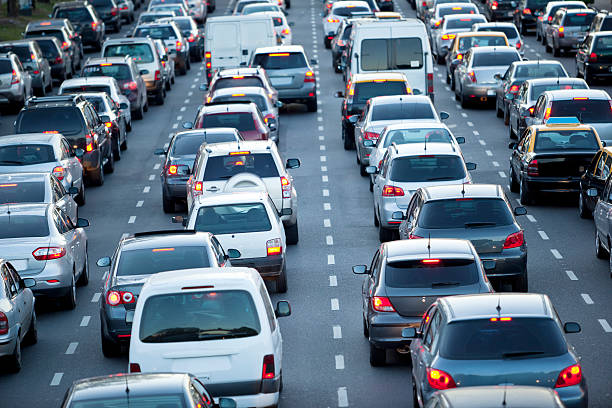
#> input picture Open CV/resources/cars.jpg, 612 x 408 px, found by its file name
$ python masking_cv.py
#> lines starting #> are read from the running program, lines starting #| are printed output that depends on the picture; after the words box and inside, x2 and y2 are one past the last pixel; in counts of white or black regions, pixels touching at a corner belong together
#Masking of an image is shown in this code

import cv2
import numpy as np

img = cv2.imread("Open CV\\resources\cars.jpg")
#> img is the input picture: shape (408, 612, 3); mean B, G, R 133.4, 115.9, 96.7
# cv2.imshow("cars",img)

blank = np.zeros(img.shape[:2],dtype="uint8")
# cv2.imshow("Blank",blank)

mask = cv2.rectangle(blank,(250,250),(50,50),255,-1)
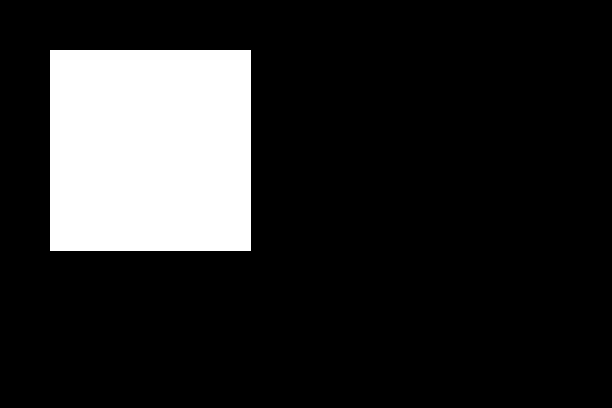
#> blank: shape (408, 612); 16.2% white; 1 white region, box (x1, y1, x2, y2) and area: (50, 50, 251, 251) 40401
# cv2.imshow("Mask",mask)

masked = cv2.bitwise_and(img,img,mask=mask)
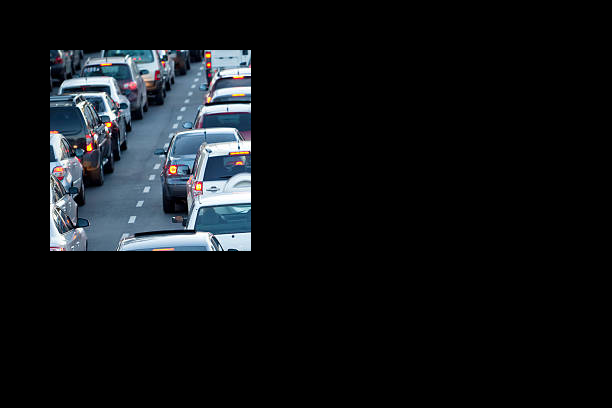
#> masked: shape (408, 612, 3); mean B, G, R 21.8, 19.1, 16.2
cv2.imshow("Mask image",masked)

img = cv2.imread("Open CV\\resources\cat1.jpg") # path to the image
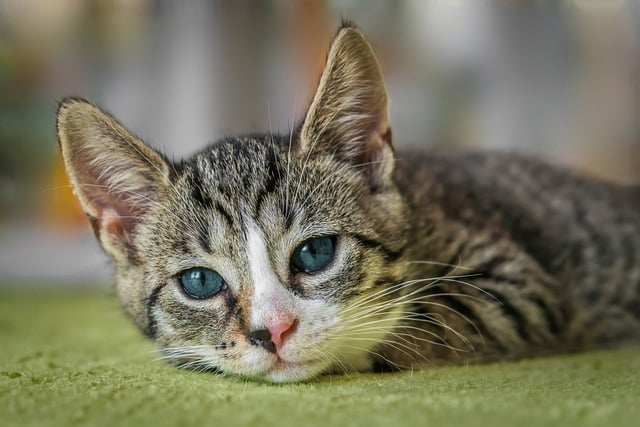
#> input picture Open CV/resources/cat1.jpg, 640 x 427 px, found by its file name
#> img is the input picture: shape (427, 640, 3); mean B, G, R 93.2, 116.1, 119.1

# cv2.imshow("image", img)

hsv = cv2.cvtColor(img, cv2.COLOR_BGR2HSV)
#> hsv: shape (427, 640, 3); mean H, S, V 29.2, 63.8, 121.4
# cv2.imshow("HSV image ", hsv)

blank = np.zeros(img.shape[:2], dtype="uint8")
#                          X-cordnate,Ycordinate
mask = cv2.rectangle(blank, (250,250),(10,10), 255, -1)
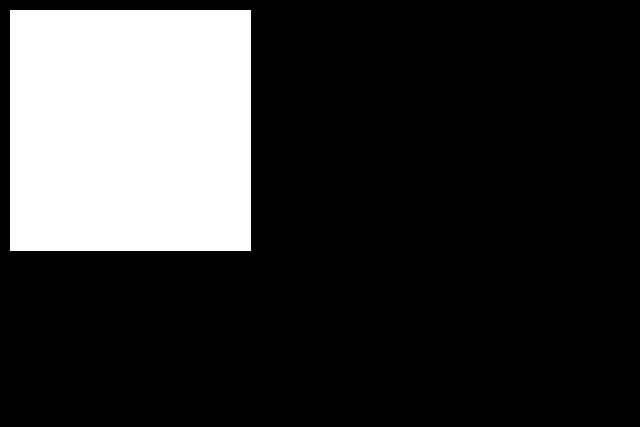
#> blank: shape (427, 640); 21.3% white; 1 white region, box (x1, y1, x2, y2) and area: (10, 10, 251, 251) 58081
#                                             color, thickness
masked = cv2.bitwise_and(img, img, mask=mask)
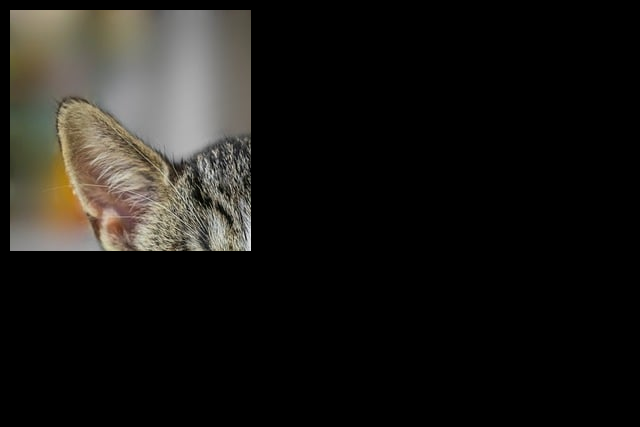
#> masked: shape (427, 640, 3); mean B, G, R 22.1, 25.4, 26.9
cv2.imshow("Masked image", masked)

cv2.waitKey(0)
cv2.destroyAllWindows()


#uint8 data type in known as


#this is also an method for masking
# mask = cv2.circle(blank, (img.shape[1]//2,img.shape[0]//2),100,255,-1)
